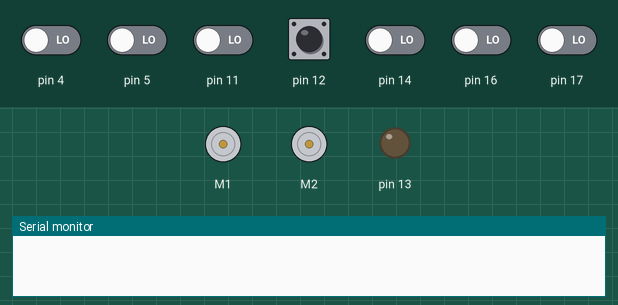
This sketch was run on a simulated Arduino Uno, built with avr-gcc and run on an emulated ATmega328P. On the bench: 2 × DC motor (green arrow = forward, orange = backward, longer = faster), output pins drawn as LEDs (lit = HIGH), the last lines printed to the serial monitor. Inputs (shaded band) come from the test bench; at power-on: pin 12 HIGH, pin 4, pin 5, pin 11, pin 14, pin 16, pin 17 LOW.

Above: at 0.8 s.
0.9 s: pin 12 pulled LOW for 0.15 s
At 1.8 s:
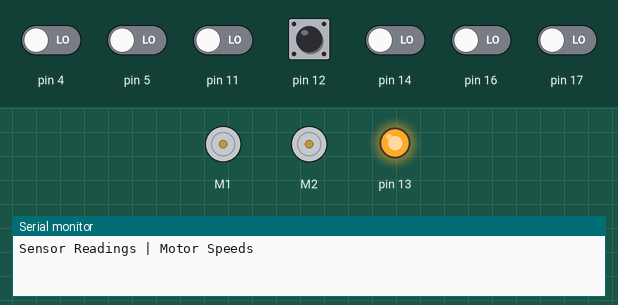
4.0 s: pin 5 driven HIGH
7.0 s: pin 11 driven HIGH
At 7.5 s:
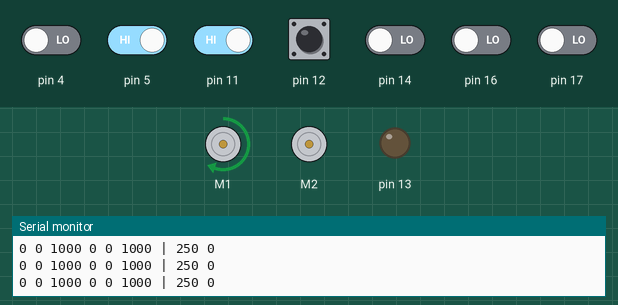
8.6 s: pin 4 driven HIGH
At 9.7 s:
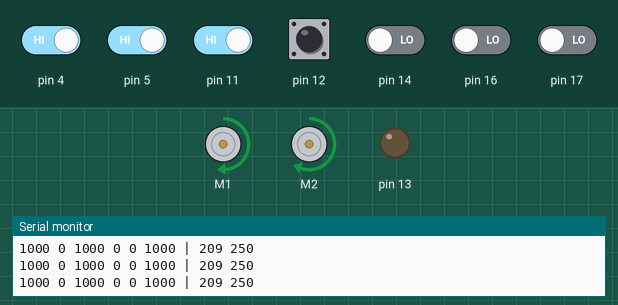
10.2 s: pin 14 driven HIGH
At 11.1 s:
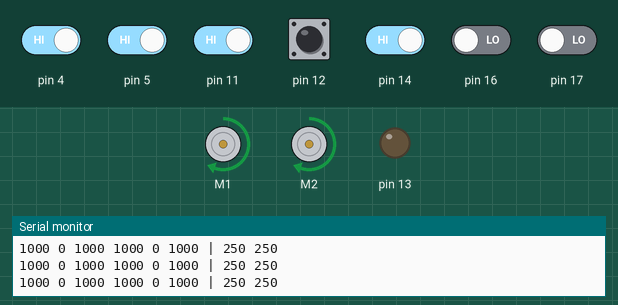
11.8 s: pin 16 driven HIGH
At 12.2 s:
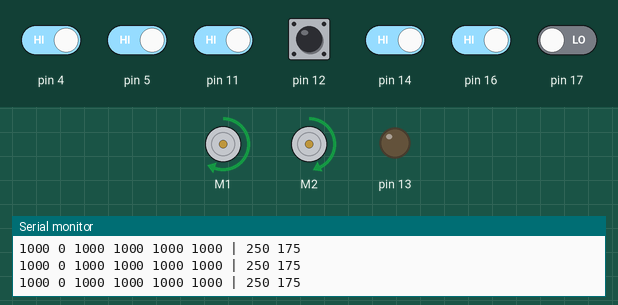
Timing chart, 0 to 14.4 s (numbered marks = the images above; inputs shaded):
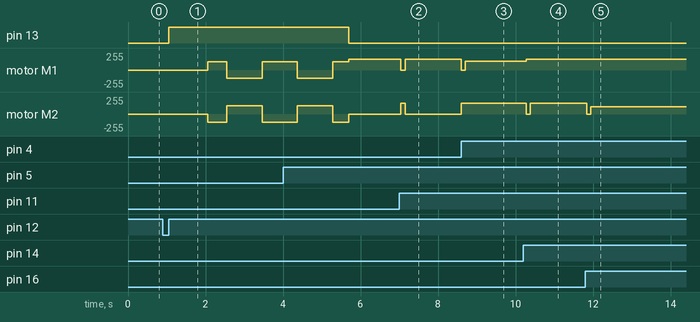

Measured:
- after the input at 0.9 s, pin 13: LOW → HIGH after 0.15 s; motor M1: stopped → forward 127/255 after 1.2 s, → backward 127/255 0.50 s later, → forward 127/255 0.91 s later; motor M2: stopped → backward 127/255 after 1.2 s, → forward 127/255 0.50 s later, → backward 127/255 0.91 s later
- after the input at 7.0 s, motor M1: forward 159/255 → stopped at once, → forward 159/255 0.10 s later; motor M2: stopped → forward 159/255 at once, → stopped 0.10 s later
- after the input at 8.6 s, motor M1: forward 159/255 → stopped at once, → forward 133/255 0.10 s later; motor M2: stopped → forward 159/255 at once
- after the input at 10.2 s, motor M1: forward 133/255 → forward 159/255 after 0.07 s; motor M2: forward 159/255 → stopped after 0.07 s, → forward 159/255 0.10 s later
- after the input at 11.8 s, motor M2: forward 159/255 → stopped at once, → forward 111/255 0.10 s later

The sketch:

CTask.ino
```cpp
#include <Wire.h>
#include <ZumoShield.h>
#include <Pushbutton.h>

Pushbutton button(ZUMO_BUTTON);
ZumoReflectanceSensorArray reflectanceSensors;
ZumoMotors motors;
int lastError = 0;
bool isCalibrated = false;


const int MAX_SPEED = 250;
const int SENSOR_THRESHOLD = 1000;

enum RobotState {
  LINE_FOLLOWING,
  LEFT_HAND_RULE
};

RobotState currentState = LINE_FOLLOWING;

void setup()
{

  reflectanceSensors.init();


  button.waitForButton();


  Serial.begin(9600);
  Serial.println("Sensor Readings | Motor Speeds");
}

void calibrateSensors()
{

  pinMode(13, OUTPUT);
  digitalWrite(13, HIGH);


  delay(1000);
  int i;
  for (i = 0; i < 80; i++)
  {
    if ((i > 10 && i <= 30) || (i > 50 && i <= 70))
      motors.setSpeeds(-200, 200);
    else
      motors.setSpeeds(200, -200);
    reflectanceSensors.calibrate();


    delay(20);
  }
  motors.setSpeeds(0, 0);


  digitalWrite(13, LOW);

  isCalibrated = true;
}

void loop()
{
  unsigned int sensors[6];

  int m1Speed, m2Speed;

  if (!isCalibrated) {
    // Perform calibration
    calibrateSensors();
  }

  if (currentState == LINE_FOLLOWING) {

    int position = reflectanceSensors.readLine(sensors);


    int error = position - 2500;

    int speedDifference = error / 4 + 6 * (error - lastError);

    lastError = error;


    m1Speed = MAX_SPEED + speedDifference;
    m2Speed = MAX_SPEED - speedDifference;


    m1Speed = constrain(m1Speed, 0, MAX_SPEED);
    m2Speed = constrain(m2Speed, 0, MAX_SPEED);

    motors.setSpeeds(m1Speed, m2Speed);


    if (sensors[0] > SENSOR_THRESHOLD && sensors[5] > SENSOR_THRESHOLD) {

      motors.setSpeeds(0, 0);


      currentState = LEFT_HAND_RULE;
    }
  }
  else if (currentState == LEFT_HAND_RULE) {

    while (sensors[0] < SENSOR_THRESHOLD || sensors[5] < SENSOR_THRESHOLD) {
      reflectanceSensors.readLine(sensors);
      motors.setSpeeds(MAX_SPEED, MAX_SPEED);
    }


    motors.setSpeeds(0, 0);


    motors.setSpeeds(-200, 200);
    delay(250);

    currentState = LINE_FOLLOWING;
  }


  Serial.print(sensors[0]);
  Serial.print(" ");
  Serial.print(sensors[1]);
  Serial.print(" ");
  Serial.print(sensors[2]);
  Serial.print(" ");
  Serial.print(sensors[3]);
  Serial.print(" ");
  Serial.print(sensors[4]);
  Serial.print(" ");
  Serial.print(sensors[5]);
  Serial.print(" | ");
  Serial.print(m1Speed);
  Serial.print(" ");
  Serial.println(m2Speed);

  delay(100);
}
```
